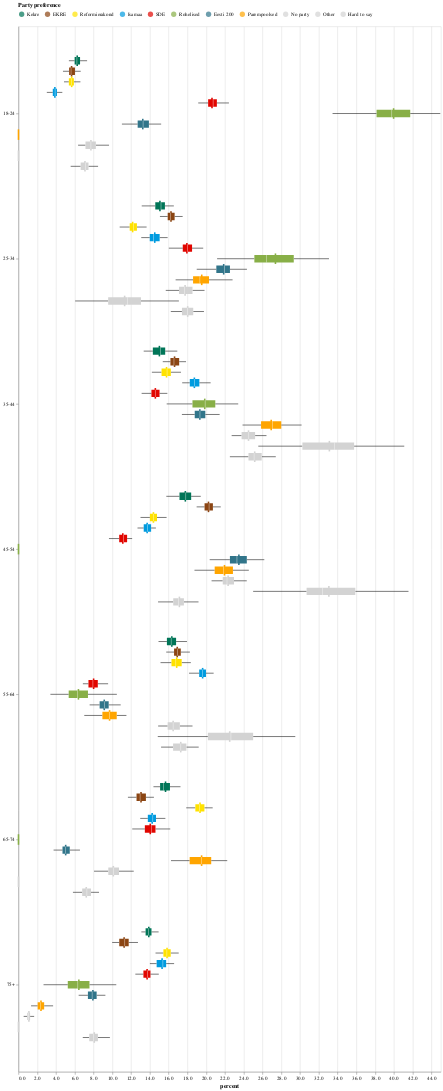

Notebook code for this chart:
### Code cell
data_file = '../samples/w25_bootstrap.parquet'
data_metafile = '../../salk_internal_package/data/master_meta.json'
if data_metafile:
    data_meta = read_json(data_metafile)

td = { 'unit': 'Üksus', 'Keskerakond':'Kekre', 'education': 'Haridus', 'Basic education':'Põhiharidus', 'party_preference': 'Party preference', 'age_group':'agg' }

def translate(s):
    return (td[s] if s in td else s)

#def translate(s):
#    return (s[0].upper() + s[1:]).replace('_',' ') if isinstance(s,str) else s
    
e2e_plot({
    'res_col' : 'age_group',
    'factor_cols': ['party_preference'],
    'filter': {},
    'plot': 'boxplots',
    'internal_facet': True
}, data_file, data_meta=data_meta,width=800, translate=translate)

### Figure 1 — Vega-Lite specification as saved in the notebook (floating-point values rounded to 4 significant figures; data arrays with more than 128 entries replaced by an {"elided": "..."} marker saying what was removed)
{"config": {"view": {"continuousWidth": 300, "continuousHeight": 300}}, "layer": [{"mark": {"type": "tick", "thickness": 3}, "encoding": {"color": {"field": "Party preference", "legend": {"columns": 11, "orient": "top"}, "scale": {"domain": ["Kekre", "EKRE", "Reformierakond", "Isamaa", "SDE", "Rohelised", "Eesti 200", "Parempoolsed", "No party", "Other", "Hard to say"], "range": ["#007557", "#8B4513", "#FFE200", "#009BDF", "#E10600", "#88AF47", "#31758A", "orange", "lightgrey", "lightgrey", "lightgrey"]}, "type": "nominal"}, "tooltip": [{"aggregate": "mean", "field": "percent", "type": "quantitative"}, {"field": "agg", "type": "nominal"}, {"field": "Party preference", "type": "nominal"}], "x": {"aggregate": "mean", "field": "percent", "type": "quantitative"}, "y": {"field": "agg", "sort": ["18-24", "25-34", "35-44", "45-54", "55-64", "65-74", "75+"], "title": null, "type": "nominal"}, "yOffset": {"field": "Party preference", "sort": ["Kekre", "EKRE", "Reformierakond", "Isamaa", "SDE", "Rohelised", "Eesti 200", "Parempoolsed", "No party", "Other", "Hard to say"], "title": null, "type": "nominal"}}}, {"mark": {"type": "boxplot", "clip": true, "outliers": false}, "encoding": {"color": {"field": "Party preference", "legend": {"columns": 11, "orient": "top"}, "scale": {"domain": ["Kekre", "EKRE", "Reformierakond", "Isamaa", "SDE", "Rohelised", "Eesti 200", "Parempoolsed", "No party", "Other", "Hard to say"], "range": ["#007557", "#8B4513", "#FFE200", "#009BDF", "#E10600", "#88AF47", "#31758A", "orange", "lightgrey", "lightgrey", "lightgrey"]}, "type": "nominal"}, "tooltip": [{"field": "agg", "type": "nominal"}, {"field": "Party preference", "type": "nominal"}], "x": {"axis": {"format": ".1f"}, "field": "percent", "title": "percent", "type": "quantitative"}, "y": {"field": "agg", "sort": ["18-24", "25-34", "35-44", "45-54", "55-64", "65-74", "75+"], "title": null, "type": "nominal"}, "yOffset": {"field": "Party preference", "sort": ["Kekre", "EKRE", "Reformierakond", "Isamaa", "SDE", "Rohelised", "Eesti 200", "Parempoolsed", "No party", "Other", "Hard to say"], "title": null, "type": "nominal"}}}], "data": {"name": "data-7958b9938fb264d5362f316276c11911"}, "width": 800, "$schema": "https://vega.github.io/schema/vega-lite/v5.15.1.json", "datasets": {"data-7958b9938fb264d5362f316276c11911": {"elided": "3850 records"}}}
